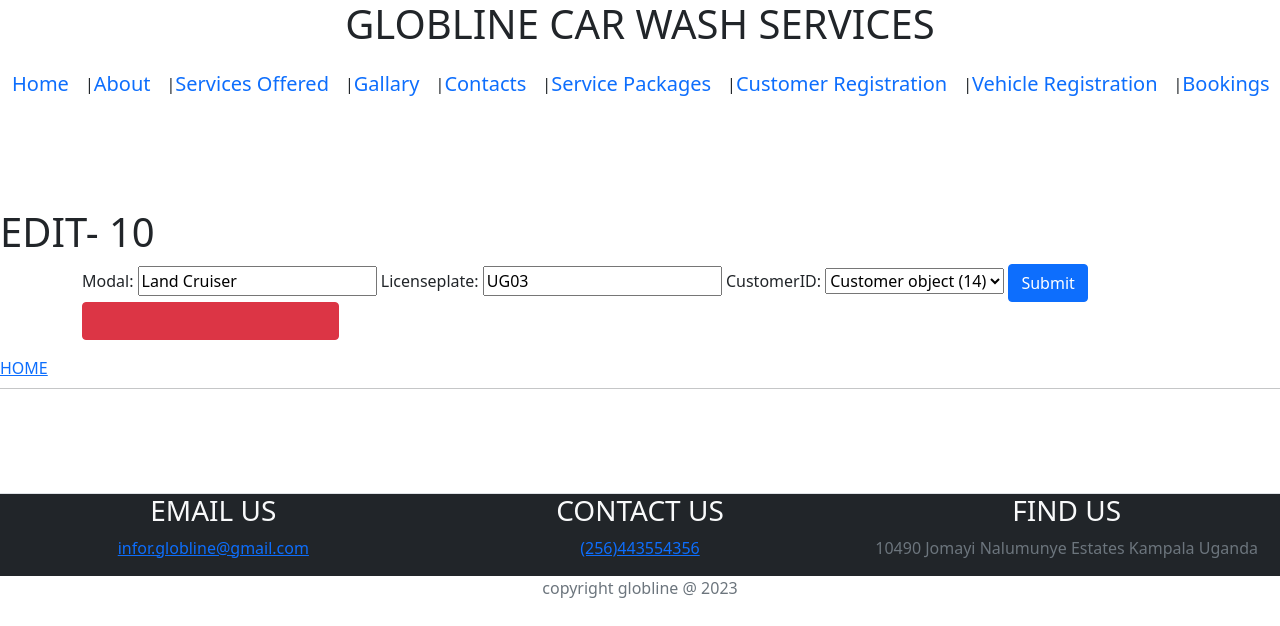
The app's page /edit_vehicle/10/ with its own data.
### bloger/models.py (models this page shows)
class Vehicle(models.Model):
      VehicleID = models.AutoField(primary_key=True)
      Modal = models.CharField(max_length=200)
      Licenseplate = models.CharField(max_length=400)
      CustomerID = models.ForeignKey(Customer, on_delete=models.CASCADE)
      class Meta:
            verbose_name_plural = "Vehicles"

class Customer(models.Model):
      CustomerID = models.AutoField(primary_key=True)
      FirstName = models.CharField(max_length=200)
      LastName = models.CharField(max_length=200)
      Contact = models.CharField(max_length=200)
      Email = models.EmailField(max_length=254)
      Address = models.CharField(max_length=200)
      class Meta:
            verbose_name_plural = "Customers"

### bloger/views.py (the view)
def edit_vehicle_view(request, VehicleID):
    vehicle = Vehicle.objects.get(pk = VehicleID)
    if request.method == "POST":
        vehicleform  = VehicleForm(request.POST, instance = vehicle)
        if vehicleform.is_valid():
            vehicleform.save()
    else:
        vehicleform = VehicleForm(instance = vehicle)
    con = {
        'g': vehicleform,
        'vehicle': vehicle,
    }
    return render(request, "edit_vehicle.html", con)

### bloger/forms.py
class VehicleForm(ModelForm):
    class Meta:
      model = Vehicle
      fields = '__all__'

### bloger/templates/edit_vehicle.html (shortened to what this page needs)
{% extends "Base.html" %}
    {% load crispy_forms_tags %}
    {% load static %}
    {% block content %}
    <link rel = "stylesheet" href = "{% static 'css/bootstrap.min.css' %}">
    <h1 > EDIT- {{vehicle.VehicleID}}</h1>
<div class = "container">
    <form method = "POST">
        {{g}}
        <input type = "submit" class = "btn btn-primary">
        <input type = "Take notice" class = "btn btn-danger">
    </form>
</div>
<a href = "{% url 'home_page' %} "> HOME </a>
{% endblock content %}

### records on screen
Vehicle: VehicleID "10", Modal "Land Cruiser", Licenseplate "UG03"
Customer: CustomerID "Customer object (14)"
